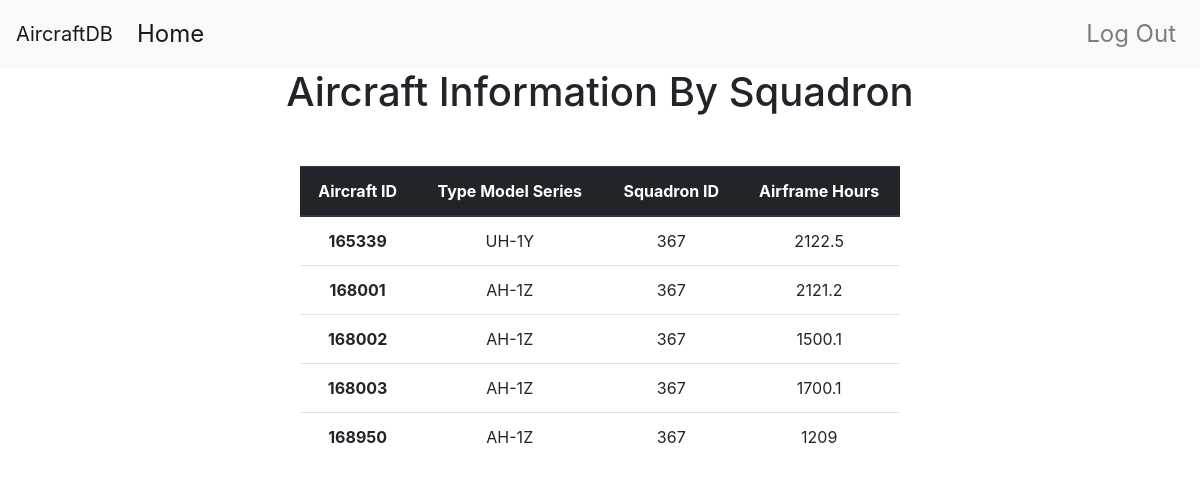
Before: /mechanic/aircraft (signed in) with the older database file.
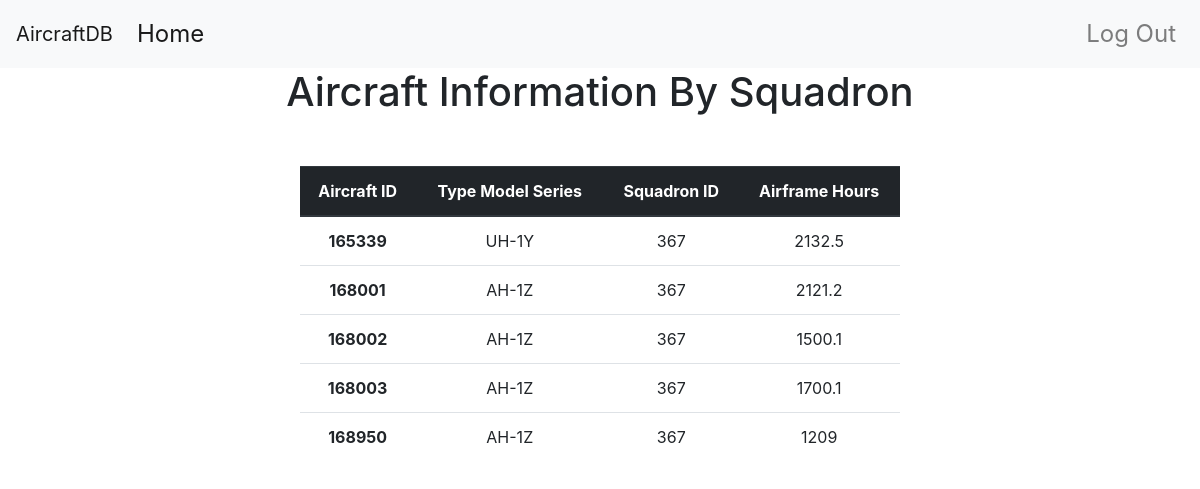
After: the same page with the newer database file.
### app/models.py (models this page shows, shortened)
class Aircraft(db.Model):
    __tablename__= 'aircrafts'
    aircraft_id = db.Column(db.Integer, primary_key=True)
    t_m_s = db.Column(db.String(64))
    squadron_id = db.Column(db.Integer, db.ForeignKey('squadron.id'))
    airframe_hours = db.Column(db.Integer)
    '''
    Insert aircraft data into the database
    '''

### app/main/views.py (the view)
@main.route('/mechanic/aircraft')
def mechanic_get_aircraft():
    squadron_id = current_user.squadron_id
    result=[]
    sql = "SELECT * FROM aircraft_view WHERE squadron_id = ?"
    c = db.engine.connect()
    for row in c.execute(sql, (squadron_id,)):
        result.append(row)
    return render_template('mechanic/aircraft.html', result=result)

### app/models.py (called while the page is built)
@login_manager.user_loader
def user_loader(id):
    return User.query.get(id)

### app/templates/mechanic/aircraft.html
{% extends "base.html" %}
{% block page_content %}
<div class="table_heading">
    <h1>Aircraft Information By Squadron </h1>
</div>
  <div class="second-container">
    <table class="table">
    <thead class="thead-dark">
      <tr>
        <th scope="col">Aircraft ID</th>
        <th scope="col">Type Model Series</th>
        <th scope="col">Squadron ID</th>
        <th scope="col">Airframe Hours</th>
      </tr>
    </thead>
    <tbody>
    {% for aircraft in result %}
      <tr>
        <th scope="row"> {{aircraft.aircraft_id}} </th>
        <td>{{aircraft.t_m_s}}</td>
        <td>{{aircraft.squadron_id}}</td>
        <td>{{aircraft.airframe_hours}}</td>
        {% endfor %}
    </tbody>
  </table>
  </div>
{% endblock %}

Changed rows visible on the page:
changed Aircraft "UH-1Y": airframe_hours "2122.5" → "2132.5"
